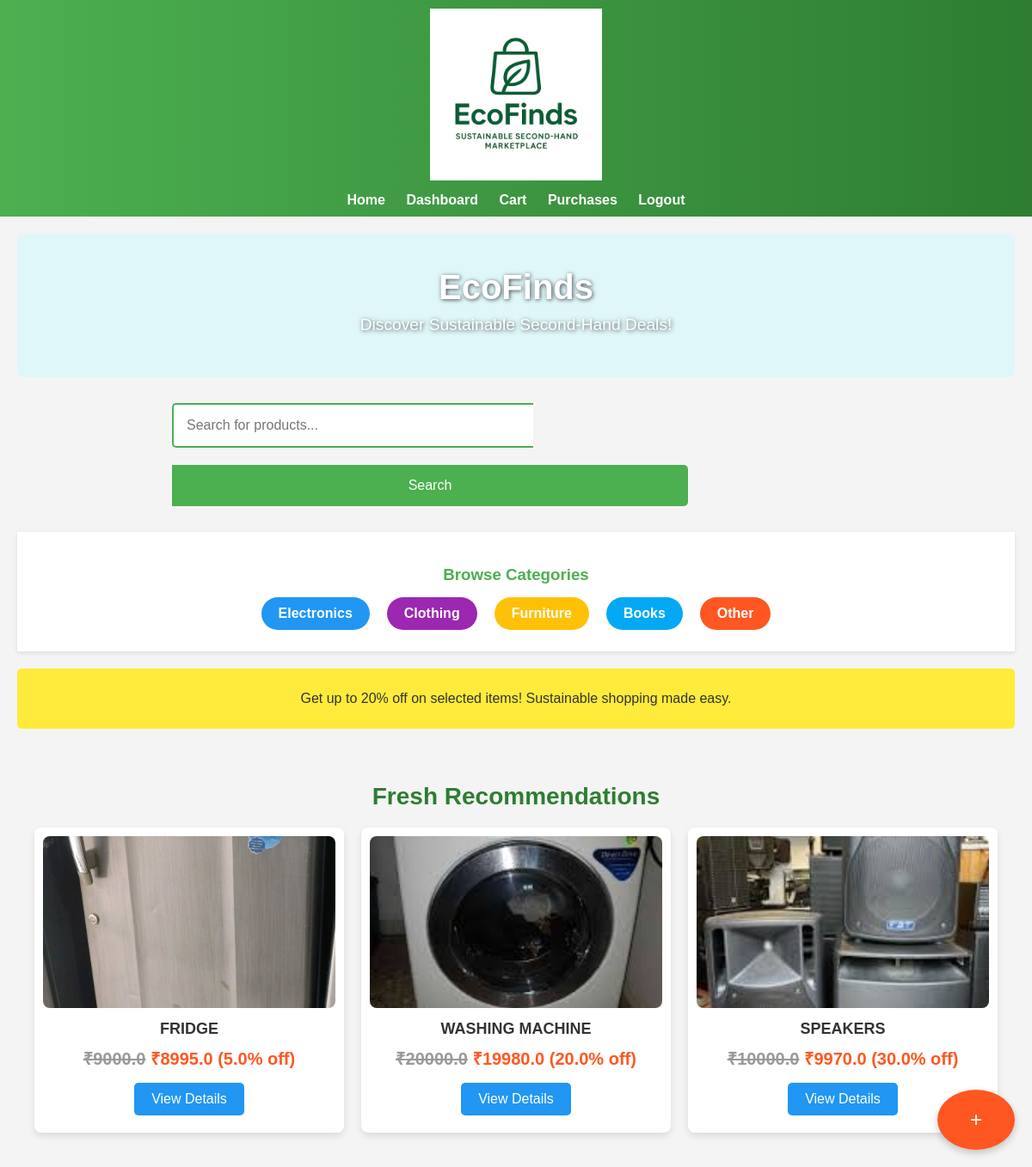
The app's page /?category=Electronics (signed in) with its own data.
### tables this page shows
CREATE TABLE products (
        id INTEGER PRIMARY KEY AUTOINCREMENT,
        user_id INTEGER NOT NULL,
        title TEXT NOT NULL,
        description TEXT NOT NULL,
        category TEXT NOT NULL,
        price REAL NOT NULL,
        image_url TEXT DEFAULT 'placeholder.jpg'  -- Placeholder
    , discount REAL DEFAULT 0.0);

### app.py (the view)
@app.route('/')
def landing():
    conn = get_db()
    c = conn.cursor()
    category = request.args.get('category')
    search = request.args.get('search')
    query = 'SELECT * FROM products'
    params = []
    if category:
        query += ' WHERE category = ?'
        params.append(category)
    elif search:
        query += ' WHERE title LIKE ?'
        params.append(f'%{search}%')
    else:
        query += ' ORDER BY RANDOM() LIMIT 8'  # Random best picks
    c.execute(query, params)
    products = c.fetchall()
    conn.close()
    categories = ['Electronics', 'Clothing', 'Furniture', 'Books', 'Other']
    return render_template('landing.html', products=products, categories=categories)

### app.py (called while the page is built)
def get_db():
    conn = sqlite3.connect(DB_NAME)
    conn.row_factory = sqlite3.Row
    return conn

### templates/landing.html (shortened to what this page needs)
{% extends 'base.html' %}
{% block content %}
    <div class="hero-section">
        <h1>EcoFinds</h1>
        <p>Discover Sustainable Second-Hand Deals!</p>
    </div>
    <div class="search-container">
        <form class="search-form" action="{{ url_for('landing') }}">
            <input type="text" name="search" placeholder="Search for products...">
            <button type="submit">Search</button>
        </form>
    </div>
    <div class="category-filters">
        <h3>Browse Categories</h3>
        <div class="category-buttons">
            {% for cat in categories %}
                <a href="{{ url_for('landing', category=cat) }}" class="category-btn">{{ cat }}</a>
            {% endfor %}
        </div>
    </div>
    <div class="promo-banner">
        <p>Get up to 20% off on selected items! Sustainable shopping made easy.</p>
    </div>
    <div class="product-showcase">
        <h2>Fresh Recommendations</h2>
        <div class="product-grid">
            {% for product in products %}
                <div class="product-card">
                    <img src="{{ url_for('static', filename=product['image_url']) }}" alt="{{ product['title'] }}" class="product-img">
                    <h4>{{ product['title'] }}</h4>
                    <p class="price">
                        {% if product['discount'] > 0 %}
                            <span class="original-price">₹{{ product['price'] }}</span> ₹{{ product['price'] - product['discount'] }} ({{ product['discount'] }}% off)
                        {% else %}
                            ₹{{ product['price'] }}
                        {% endif %}
                    </p>
                    <a href="{{ url_for('product_detail', product_id=product['id']) }}" class="view-btn">View Details</a>
                </div>
            {% endfor %}
        </div>
    </div>
    {% if session.user_id %}
        <a href="{{ url_for('add_product') }}" class="add-btn">+</a>
    {% endif %}
{% endblock %}

### records on screen
products: image_url (picture), title "FRIDGE", price "9000.0", product['price']-product['discount'] "8995.0", discount "5.0"
products: image_url (picture), title "WASHING MACHINE", price "20000.0", product['price']-product['discount'] "19980.0", discount "20.0"
products: image_url (picture), title "SPEAKERS", price "10000.0", product['price']-product['discount'] "9970.0", discount "30.0"

### other values on screen
{{ cat }} "Electronics" "Clothing" "Furniture" "Books" "Other"
